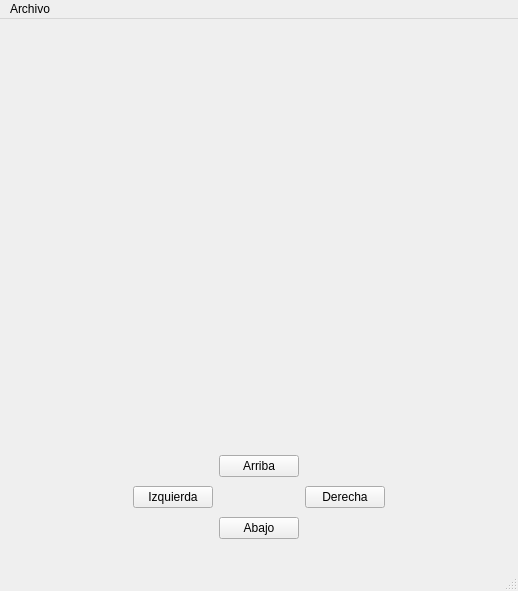
<?xml version="1.0" encoding="UTF-8"?>
<ui version="4.0">
 <class>Juego</class>
 <widget class="QMainWindow" name="Juego">
  <property name="geometry">
   <rect>
    <x>0</x>
    <y>0</y>
    <width>518</width>
    <height>591</height>
   </rect>
  </property>
  <property name="windowTitle">
   <string>Juego</string>
  </property>
  <property name="windowIcon">
   <iconset resource="Recursos.qrc">
    <normaloff>:/Recursos/iconos/mando.png</normaloff>:/Recursos/iconos/mando.png</iconset>
  </property>
  <widget class="QWidget" name="centralwidget">
   <layout class="QVBoxLayout" name="verticalLayout">
    <item>
     <widget class="QLabel" name="marco">
      <property name="minimumSize">
       <size>
        <width>500</width>
        <height>400</height>
       </size>
      </property>
      <property name="text">
       <string/>
      </property>
     </widget>
    </item>
    <item>
     <widget class="QWidget" name="widget" native="true">
      <property name="maximumSize">
       <size>
        <width>16777215</width>
        <height>16777215</height>
       </size>
      </property>
      <layout class="QHBoxLayout" name="horizontalLayout">
       <item>
        <spacer name="horizontalSpacer">
         <property name="orientation">
          <enum>Qt::Horizontal</enum>
         </property>
         <property name="sizeHint" stdset="0">
          <size>
           <width>97</width>
           <height>20</height>
          </size>
         </property>
        </spacer>
       </item>
       <item>
        <widget class="QWidget" name="widget_2" native="true">
         <layout class="QGridLayout" name="gridLayout">
          <item row="3" column="1">
           <widget class="QPushButton" name="btnAbajo">
            <property name="text">
             <string>Abajo</string>
            </property>
           </widget>
          </item>
          <item row="2" column="0">
           <widget class="QPushButton" name="btnIzqueirda">
            <property name="text">
             <string>Izquierda</string>
            </property>
           </widget>
          </item>
          <item row="2" column="2">
           <widget class="QPushButton" name="btnDerecha">
            <property name="text">
             <string>Derecha</string>
            </property>
           </widget>
          </item>
          <item row="1" column="1">
           <widget class="QPushButton" name="btnArriba">
            <property name="text">
             <string>Arriba</string>
            </property>
           </widget>
          </item>
         </layout>
        </widget>
       </item>
       <item>
        <spacer name="horizontalSpacer_2">
         <property name="orientation">
          <enum>Qt::Horizontal</enum>
         </property>
         <property name="sizeHint" stdset="0">
          <size>
           <width>97</width>
           <height>20</height>
          </size>
         </property>
        </spacer>
       </item>
      </layout>
     </widget>
    </item>
   </layout>
  </widget>
  <widget class="QMenuBar" name="menubar">
   <property name="geometry">
    <rect>
     <x>0</x>
     <y>0</y>
     <width>518</width>
     <height>22</height>
    </rect>
   </property>
   <widget class="QMenu" name="menuArchivo">
    <property name="title">
     <string>Archivo</string>
    </property>
    <addaction name="actionConfigraci0n"/>
    <addaction name="separator"/>
    <addaction name="actionSalir"/>
   </widget>
   <addaction name="menuArchivo"/>
  </widget>
  <widget class="QStatusBar" name="statusbar"/>
  <action name="actionConfigraci0n">
   <property name="text">
    <string>Configración</string>
   </property>
  </action>
  <action name="actionSalir">
   <property name="text">
    <string>Salir</string>
   </property>
  </action>
 </widget>
 <resources>
  <include location="Recursos.qrc"/>
 </resources>
 <connections/>
</ui>
